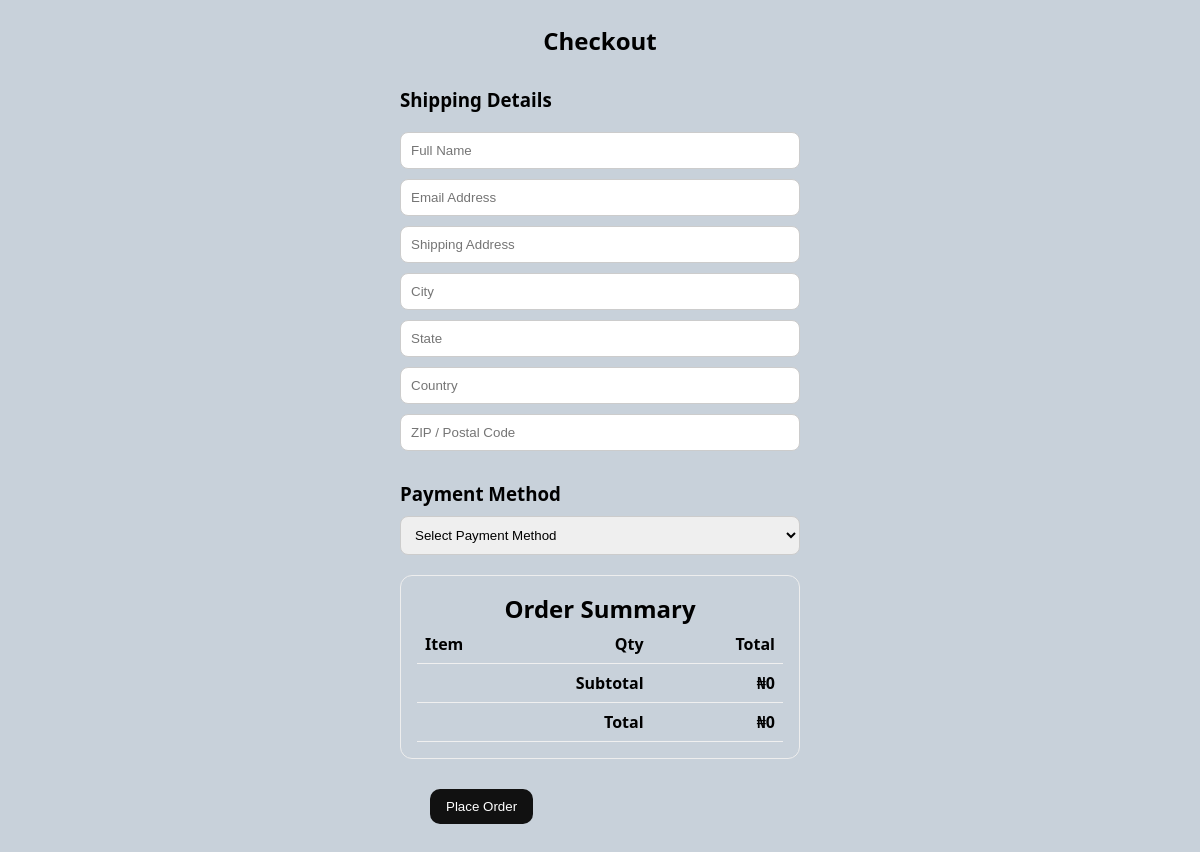
Page /checkout/ (signed in) on the earlier database version.
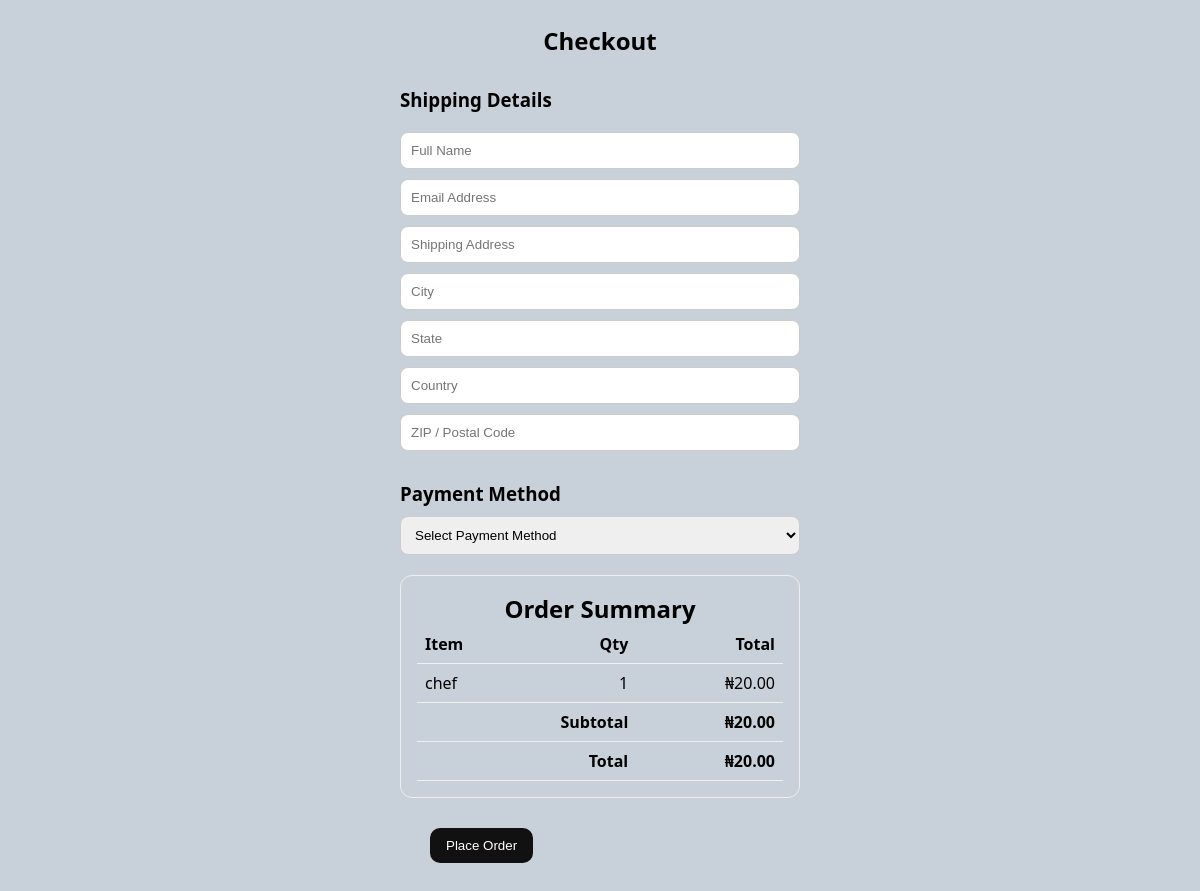
Same page on the later database version.
### core/models.py (models this page shows, shortened)
class Order(models.Model):
    STATUS_CHOICES = [
        ("cart", "In Cart"),
        ("paid", "Paid"),
        ("shipped", "Shipped"),
        ("completed", "Completed"),
        ("cancelled", "Cancelled"),
    ]
    user = models.ForeignKey(settings.AUTH_USER_MODEL, on_delete=models.CASCADE)
    items = models.ManyToManyField(OrderItem)
    start_date = models.DateTimeField(auto_now_add=True)
    ordered_date = models.DateTimeField(blank=True, null=True)
    ordered = models.BooleanField(default=False)
    status = models.CharField(max_length=12, choices=STATUS_CHOICES, default="cart")
    shipping_address = models.ForeignKey(
        "ShippingAddress", on_delete=models.SET_NULL, null=True, blank=True
    )
    payment = models.ForeignKey(
        "Payment", on_delete=models.SET_NULL, null=True, blank=True
    )
    def get_total_cart_price(self):
        return sum(item.get_total_price() for item in self.items.all())
    @property
    def subtotal(self):
        return self.get_total_cart_price()
    @property
    def shipping_fee(self):
        return 0
    @property
    def total(self):
        return self.subtotal + self.shipping_fee

class OrderItem(models.Model):
    item = models.ForeignKey(Item, on_delete=models.CASCADE)
    user = models.ForeignKey(settings.AUTH_USER_MODEL, on_delete=models.CASCADE)
    quantity = models.IntegerField(default=1)
    ordered = models.BooleanField(default=False)
    def get_total_price(self):
        return self.quantity * self.item.price

class Item(models.Model):
    title = models.CharField(max_length=100)
    price = models.DecimalField(max_digits=10, decimal_places=2)
    category = models.CharField(choices=CATEGORY_CHOICES, max_length=2)
    label = models.CharField(choices=LABEL_CHOICES, max_length=1)
    image = models.ImageField(upload_to='items/', blank=True, null=True)
    slug = models.SlugField(unique=True, blank=True)
    description = models.TextField(blank=True, null=True)

### core/views.py (the view, shortened to what this page needs)
# urls.py: path("checkout/", views.checkout_view, name="checkout"),
@login_required
def checkout_view(request):
    order = Order.objects.filter(user=request.user, ordered=False).first()
    if not order:
        messages.error(request, "No active order found.")
        return redirect("cart")
    return render(request, "core/checkout.html", {"order": order})

### templates/core/checkout.html (shortened to what this page needs)
{% load static %}
<!DOCTYPE html>
<html lang="en">
  <head>
    <link rel="stylesheet" href="{% static 'checkout.css' %}" />
    <link
      rel="stylesheet"
      href="https://cdnjs.cloudflare.com/ajax/libs/font-awesome/6.5.0/css/all.min.css"
    />
  </head>
  <body>
    <article id="checkout" class="checkout">
      <div class="checkout-container">
        <h2>Checkout</h2>
        <form class="checkout-form" method="post" novalidate>
          <h3>Shipping Details</h3>
          <input type="text" name="fullname" placeholder="Full Name" required />
          <input
            type="email"
            name="email"
            placeholder="Email Address"
            required
          />
          <input
            type="text"
            name="address"
            placeholder="Shipping Address"
            required
          />
          <input
            class="text"
            type="text"
            name="city"
            placeholder="City"
            required
          />
          <input
            class="text"
            type="text"
            name="state"
            placeholder="State"
            required
          />
          <input
            class="text"
            type="text"
            name="country"
            placeholder="Country"
            required
          />
          <input
            type="text"
            name="zip"
            placeholder="ZIP / Postal Code"
            required
          />
          <h3>Payment Method</h3>
          <select name="payment_method" required>
            <option value="">Select Payment Method</option>
          </select>
          <div class="card">
            <h2>Order Summary</h2>
            <table>
              <thead>
                <tr>
                  <th>Item</th>
                  <th class="right">Qty</th>
                  <th class="right">Total</th>
                </tr>
              </thead>
              <tbody>
                {% for oi in order.items.all %}
                <tr>
                  <td>{{ oi.item.title }}</td>
                  <td class="right">{{ oi.quantity }}</td>
                  <td class="right">₦{{ oi.get_total_price }}</td>
                </tr>
                {% endfor %}
                <tr>
                  <td class="right" colspan="2"><b>Subtotal</b></td>
                  <td class="right"><b>₦{{ order.subtotal }}</b></td>
                </tr>
                <tr>
                  <td class="right" colspan="2"><b>Total</b></td>
                  <td class="right"><b>₦{{ order.total }}</b></td>
                </tr>
              </tbody>
            </table>
          </div>
          <button type="submit">Place Order</button>
        </form>
      </div>
    </article>
  </body>
</html>

Differences in the rows shown:
no longer on this page (row edited): Order: subtotal "0", total "0"
added OrderItem: item "chef", quantity "1", get_total_price "20.00"
added Order: subtotal "20.00", total "20.00"
